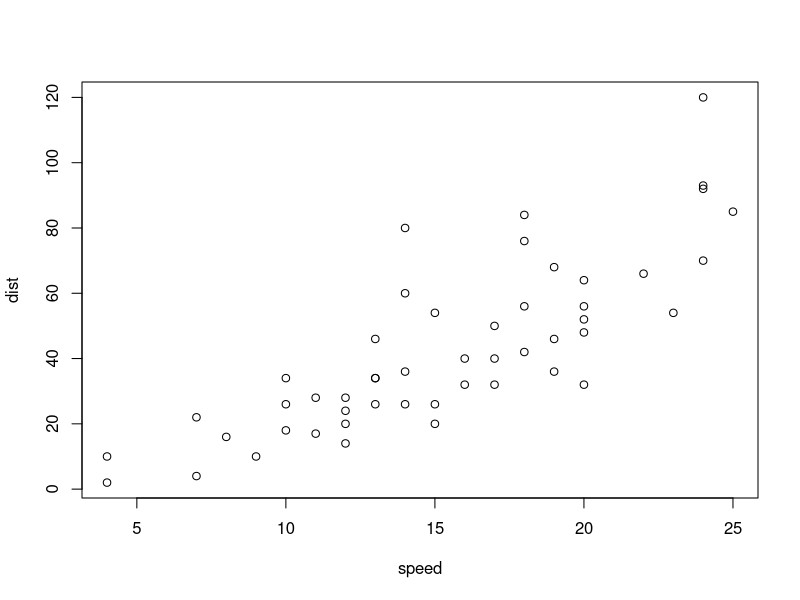
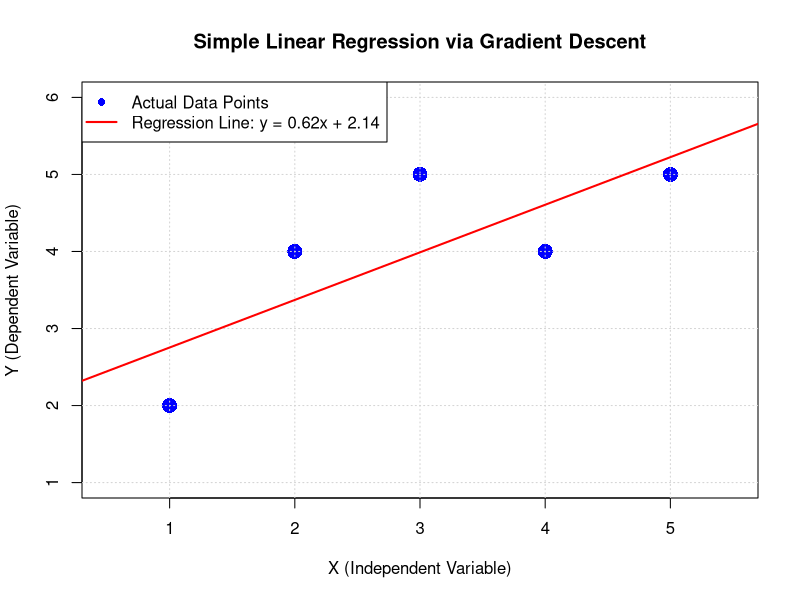

Write the R code that produced these figures, in order.
## ---- chunk 1
plot(cars)
## ---- chunk 2
# Step 1: Define dataset
X <- c(1, 2, 3, 4, 5)
Y <- c(2, 4, 5, 4, 5)
n <- length(X)

cat("Dataset loaded successfully.\n")
## ---- chunk 3
# Step 2: Initialize parameters and hyperparameters
m <- 0.0
c_intercept <- 0.0

learning_rate <- 0.01
epochs <- 1000

cat(sprintf("Initial guesses -> m: %.1f, c: %.1f\n", m, c_intercept))
cat(sprintf("Learning Rate: %.2f, Epochs: %d\n", learning_rate, epochs))
## ---- chunk 4
# Step 3: Gradient Descent Optimization Loop
for (epoch in 1:epochs) {
  dm <- 0.0
  dc <- 0.0
  
  # Calculate gradients across all points
  for (i in 1:n) {
    y_pred <- m * X[i] + c_intercept
    error <- y_pred - Y[i]
    
    dm <- dm + (2 / n) * error * X[i]
    dc <- dc + (2 / n) * error
  }
  
  # Update parameters
  m <- m - learning_rate * dm
  c_intercept <- c_intercept - learning_rate * dc
}

cat("--- Optimization Complete ---\n")
cat(sprintf("Optimized Slope (m): %.4f\n", m))
cat(sprintf("Optimized Intercept (c): %.4f\n", c_intercept))
## ---- chunk 5
# Step 4: Calculate final predictions and Mean Squared Error (MSE)
predictions <- m * X + c_intercept

cat("Actual Y:   ", paste(Y, collapse = ", "), "\n")
cat("Predicted Y:", paste(round(predictions, 2), collapse = ", "), "\n")

mse <- sum((Y - predictions)^2) / n
cat(sprintf("Mean Squared Error (MSE): %.4f\n", mse))
## ---- chunk 6
# Step 5: Plot the actual data points and the learned regression line
plot(X, Y, col = "blue", pch = 16, cex = 2,
     xlab = "X (Independent Variable)",
     ylab = "Y (Dependent Variable)",
     main = "Simple Linear Regression via Gradient Descent",
     xlim = c(0.5, 5.5), ylim = c(1, 6))

# Add grid safely using standard base graphics parameters
grid(nx = NULL, ny = NULL, col = "lightgray", lty = "dotted")

# Plot the regression line
abline(a = c_intercept, b = m, col = "red", lwd = 2)

# Add legend
legend("topleft", 
       legend = c("Actual Data Points", sprintf("Regression Line: y = %.2fx + %.2f", m, c_intercept)),
       col = c("blue", "red"), pch = c(16, NA), lty = c(NA, 1), lwd = c(NA, 2))
